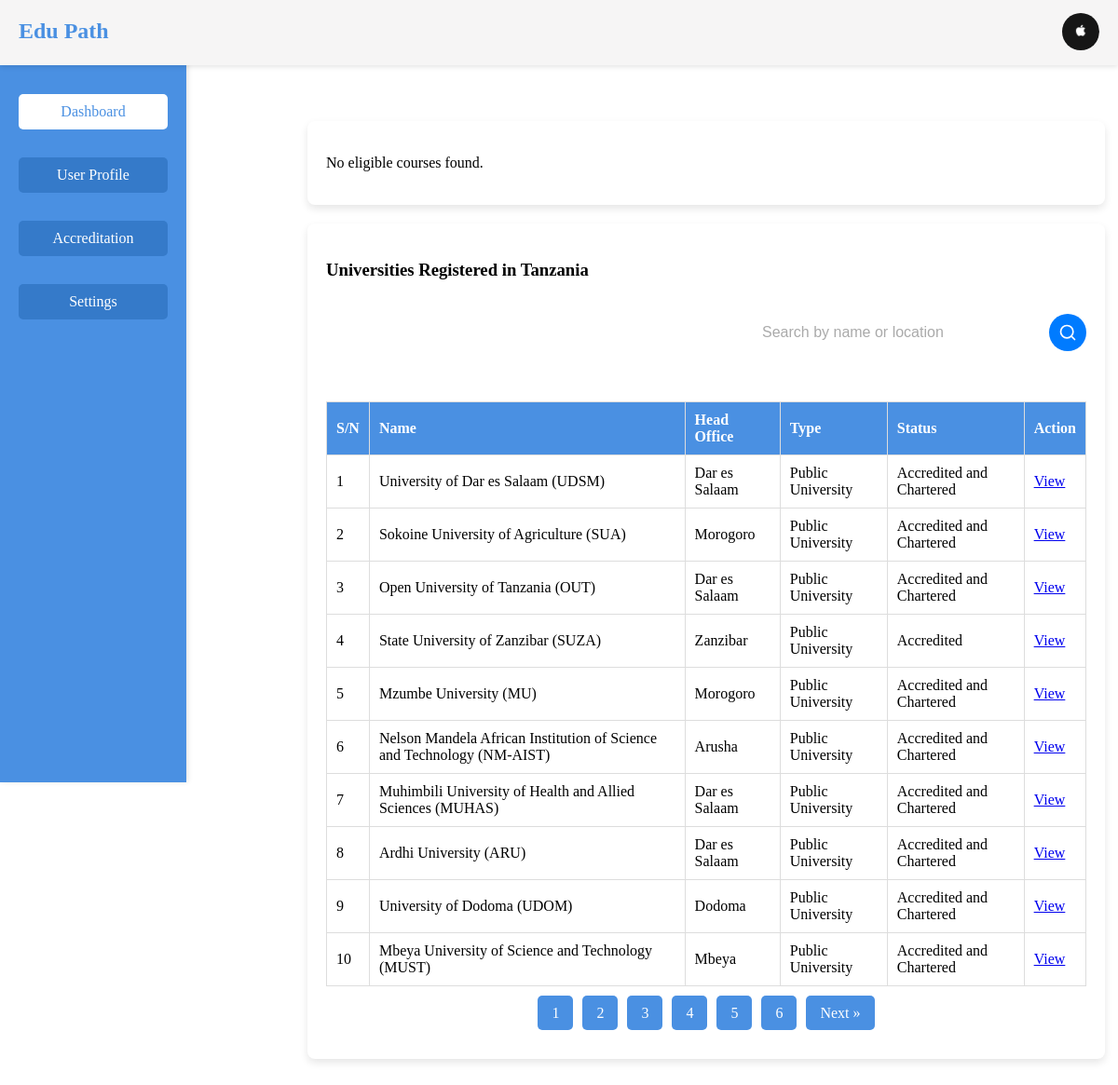
The page /dash.php (signed in) on the database its author committed.
### tables this page shows
CREATE TABLE `users` (
  `id` int(11) NOT NULL,
  `name` varchar(255) NOT NULL,
  `email` varchar(255) NOT NULL,
  `password` varchar(255) NOT NULL,
  `created_at` timestamp NOT NULL DEFAULT CURRENT_TIMESTAMP,
  `check` varchar(20) NOT NULL DEFAULT 'New',
  `phone` text NOT NULL,
  `profile_image` varchar(255) DEFAULT 'initial'
);

CREATE TABLE `universities` (
  `id` int(11) NOT NULL,
  `sn` varchar(10) DEFAULT NULL,
  `name` varchar(255) DEFAULT NULL,
  `head_office` varchar(255) DEFAULT NULL,
  `type` varchar(100) DEFAULT NULL,
  `status` varchar(100) DEFAULT NULL,
  `action` varchar(255) DEFAULT NULL
);

### dash.php (the view, shortened to what this page needs)
<?php
include('conn.php');
$user_id = $_SESSION['user_id'];
$query = "SELECT * FROM users WHERE id = ?";
$stmt = $conn->prepare($query);
$stmt->bind_param("i", $user_id);
$stmt->execute();
$result = $stmt->get_result();
$user = $result->fetch_assoc();
$query = "SELECT COUNT(*) as total FROM courses";
$result = $conn->query($query);
?>
<!DOCTYPE html>
<html lang="en">
<head>
    <link rel="stylesheet" href="style.css">
</head>
<body>
    <?php
include 'navbar.php';
?>
    <div class="sidebar">
        <h3>Edu Path</h3>
        <ul class="sidebar-menu">
        <li class="active"><a href="dash.php">Dashboard</a></li>
        <li><a href="home.php">User Profile</a></li>
        <li><a href="credit.php">Accreditation</a></li>
        <li><a href="set.php">Settings</a></li>
    </ul>
    </div>
    <div class="main-content">
        <div class="container" style="display: block; margin-top: -290px; margin-left: -400px; position: absolute;">
            <div class="card">
            <?php
$limit = 10;
$current_page = isset($_GET['page']) ? (int)$_GET['page'] : 1;
$offset = ($current_page - 1) * $limit;
$eligible_courses = [];
$paginated_courses = array_slice($eligible_courses, $offset, $limit);
if (!empty($paginated_courses)) {
    echo "<h3>Courses That You're Eligible For</h3>";
    echo "<table border='1' class='notifications-table'>";
    echo "<thead><tr><th>Program Name</th><th>University</th></tr></thead><tbody>";
    foreach ($paginated_courses as $course) {
        echo "<tr><td>" . htmlspecialchars($course['program_name']) . "</td>";
        echo "<td>" . htmlspecialchars($course['university_name']) . "</td></tr>";
    }
    echo "</tbody></table>";
} else {
    echo "<p>No eligible courses found.</p>";
}
?>
            </div>
            <div class="card ">
                <h3>Universities Registered in Tanzania</h3>
                <br>
                <form method="GET" action="" style="display: flex; justify-content: flex-end;">
                    <input type="search" class="search-input" name="search_query" id="search_query" placeholder="Search by name or location">
                    <button type="submit" class="search-button" >
                    <svg xmlns="http://www.w3.org/2000/svg" viewBox="0 0 24 24" fill="none" stroke="currentColor" stroke-width="2" stroke-linecap="round" stroke-linejoin="round">
                <circle cx="11" cy="11" r="8"></circle>
                <line x1="21" y1="21" x2="16.65" y2="16.65"></line>
            </svg></button>
                </form>
                <br>
                <br>
                    <br>
                <table class="notifications-table">
                    <thead>
                        <tr>
                            <th>S/N</th>
                            <th>Name</th>
                            <th>Head Office</th>
                            <th>Type</th>
                            <th>Status</th>
                            <th>Action</th>
                        </tr>
                    </thead>
                    <tbody>
                        <?php
                        $conn = new mysqli('localhost', 'mac', 'pass', 'Edupath_db');
                        $records_per_page = 10;
                        $current_page = isset($_GET['page']) ? max(1, intval($_GET['page'])) : 1;
                        $total_records_query = "SELECT COUNT(*) AS total FROM universities";
                        $total_records_result = $conn->query($total_records_query);
                        $total_records_row = $total_records_result->fetch_assoc();
                        $total_records = $total_records_row['total'];
                        $total_pages = ceil($total_records / $records_per_page);
                        $offset = ($current_page - 1) * $records_per_page;
                        $search_query = isset($_GET['search_query']) ? trim($_GET['search_query']) : '';
                        $query = "SELECT sn, name, head_office, type, status, action FROM universities";
                        if (!empty($search_query)) {
                            $query .= " WHERE name LIKE ? OR head_office LIKE ? ORDER BY sn ASC";
                            $stmt = $conn->prepare($query);
                            $search_param = "%" . $search_query . "%";
                            $stmt->bind_param("ss", $search_param, $search_param);
                            $stmt->execute();
                            $result = $stmt->get_result();
                        } else {
                            $query .= " ORDER BY CAST(sn AS UNSIGNED) ASC LIMIT $offset, $records_per_page";
                            $result = $conn->query($query);
                        }
                        if ($result && $result->num_rows > 0) {
                            while ($row = $result->fetch_assoc()) {
                                echo "<tr>";
                                echo "<td>" . htmlspecialchars($row['sn']) . "</td>";
                                echo "<td>" . htmlspecialchars($row['name']) . "</td>";
                                echo "<td>" . htmlspecialchars($row['head_office']) . "</td>";
                                echo "<td>" . htmlspecialchars($row['type']) . "</td>";
                                echo "<td>" . htmlspecialchars($row['status']) . "</td>";
                                echo "<td><a href='" . htmlspecialchars($row['action']) . "' target='_blank'>View</a></td>";
                                echo "</tr>";
                            }
                        } else {
                            echo "<tr><td colspan='6'>No results found.</td></tr>";
                        }
                        ?>
                    </tbody>
                </table>
                <div class="pagination">
        <?php
        for ($page = 1; $page <= $total_pages; $page++) {
            if ($page == $current_page) {
                echo "<a href='?page=$page&search_query=" . urlencode($search_query) . "' class='active'>$page</a>";
            } else {
                echo "<a href='?page=$page&search_query=" . urlencode($search_query) . "'>$page</a>";
            }
        }
        if ($current_page < $total_pages) {
            echo "<a href='?page=" . ($current_page + 1) . "&search_query=" . urlencode($search_query) . "'>Next &raquo;</a>";
        }
        ?>
    </div>
            </div>
            </div>
        </div>
</body>
</html>

### navbar.php (shortened to what this page needs)
<div class="header">
    <div class="logo">Edu Path</div>
    <div class="user-profile" id="userProfile">
        <div class="profile-picture" id="headerProfilePicture"
            style="background-color: <?php echo empty($user['profile_image']) || $user['profile_image'] === 'initial' ? '#4a90e2' : 'transparent'; ?>;">
            <?php if (!empty($user['profile_image']) && $user['profile_image'] !== 'initial'): ?>
                <img id="headerProfileImage" src="<?php echo htmlspecialchars($user['profile_image']); ?>"
                    alt="Profile Picture" style="display: block;" />
            <?php endif; ?>
        </div>
    </div>
</div>

### style.css (style rules this page uses)
html, body { height: 100%; margin: 0; display: flex; align-items: center; justify-content: center; }
.search-input { border: none; outline: none; font-size: 16px; color: #333; width: 300px; margin-right: 10px; }
.search-input::placeholder { color: #aaa; }
.search-button { border: none; background-color: #007BFF; color: white; font-size: 18px; border-radius: 50%; width: 40px; height: 40px; display: inline-flex; justify-content: center; align-items: center; cursor: pointer; transition: background-color 0.3s ease; }
.search-button svg { width: 20px; height: 20px; }
.container { margin-top: 70px; width: 107vh; margin: auto; padding: 20px; }
.sidebar { width: 20%; background-color: #4a90e2; color: #fff; height: 100vh; position: fixed; top: 0; left: 0; padding: 20px; }
.sidebar h3 { text-align: center; }
.main-content { margin-left: 22%; padding: 20px; }
.card { background-color: #fff; border-radius: 8px; box-shadow: 0 4px 8px rgba(0, 0, 0, 0.1); padding: 20px; margin-bottom: 20px; }
.user-profile { display: flex; align-items: center; gap: 20px; }
.user-profile img { border-radius: 50%; width: 100px; height: 100px; }
.notifications-table { width: 100%; border-collapse: collapse; }
.notifications-table th, .notifications-table td { border: 1px solid #ddd; padding: 10px; text-align: left; }
.notifications-table th { background-color: #4a90e2; color: #fff; }
.pagination { margin: 20px 0; text-align: center; }
.pagination a { margin: 0 5px; padding: 10px 15px; text-decoration: none; background-color: #4a90e2; color: #fff; border-radius: 5px; }
.sidebar { width: 20%; background-color: #4a90e2; color: #fff; height: 100vh; position: fixed; top: 0; left: 0; padding: 20px; box-shadow: 2px 0 5px rgba(0, 0, 0, 0.1); }
.sidebar h3 { text-align: center; margin-bottom: 20px; font-size: 1.5em; }
.sidebar-menu { list-style-type: none; padding: 0; margin: 0; }
.sidebar-menu li { margin: 10px 0; }
.sidebar-menu a { display: block; padding: 10px 15px; background-color: #357ac9; color: #fff; text-decoration: none; border-radius: 5px; text-align: center; font-size: 1em; transition: background-color 0.3s ease, box-shadow 0.3s ease; }
.user-profile { text-align: center; margin-bottom: 20px; }
.sidebar ul li.active a { background-color: #fff; color: #4a90e2; border-radius: 5px; }
.profile-picture { position: relative; width: 100px; height: 100px; margin: 0 auto; border-radius: 50%; overflow: hidden; background-color: #4a90e2; display: flex; align-items: center; justify-content: center; color: white; font-size: 2em; cursor: pointer; }
.profile-picture img { width: 100%; height: 100%; object-fit: cover; display: none; }
.header { position: fixed; top: 0; left: 0; right: 0; height: 50px; z-index: 1000; background-color: #f6f5f5; box-shadow: 0px 2px 5px rgba(0, 0, 0, 0.1); padding: 10px 20px; display: flex; justify-content: space-between; }
.header .logo { margin-top:10px ; font-size: 1.5em; font-weight: bold; color: #4a90e2; }
.header .user-profile { position: relative; display: flex; align-items: center; cursor: pointer; }
.header .user-profile img { width: 40px; height: 40px; border-radius: 50%; margin-left: 10px; }
.sidebar { width: 200px; background-color: #4a90e2; height: 100vh; position: fixed; top: 0; left: 0; padding: 20px 0; color: #fff; }
.sidebar ul { list-style: none; }
.sidebar ul li { padding: 10px 20px; cursor: pointer; }
.sidebar ul li a { text-decoration: none; color: #fff; display: block; }
.main-content { margin-left: 220px; padding: 20px; }
#headerProfilePicture { font-size: 19px; background-color: #4a90e2; size: 20px; height: 50px; width: 50px; margin-top: 17px; }

### rows shown on the page
users: profile_image (picture)
universities: sn "1", name "University of Dar es Salaam (UDSM)", head_office "Dar es Salaam", type "Public University", status "Accredited and Chartered"
universities: sn "2", name "Sokoine University of Agriculture (SUA)", head_office "Morogoro", type "Public University", status "Accredited and Chartered"
universities: sn "3", name "Open University of Tanzania (OUT)", head_office "Dar es Salaam", type "Public University", status "Accredited and Chartered"
universities: sn "4", name "State University of Zanzibar (SUZA)", head_office "Zanzibar", type "Public University", status "Accredited"
universities: sn "5", name "Mzumbe University (MU)", head_office "Morogoro", type "Public University", status "Accredited and Chartered"
universities: sn "6", name "Nelson Mandela African Institution of Science and Technology (NM-AIST)", head_office "Arusha", type "Public University", status "Accredited and Chartered"
universities: sn "7", name "Muhimbili University of Health and Allied Sciences (MUHAS)", head_office "Dar es Salaam", type "Public University", status "Accredited and Chartered"
universities: sn "8", name "Ardhi University (ARU)", head_office "Dar es Salaam", type "Public University", status "Accredited and Chartered"
universities: sn "9", name "University of Dodoma (UDOM)", head_office "Dodoma", type "Public University", status "Accredited and Chartered"
universities: sn "10", name "Mbeya University of Science and Technology (MUST)", head_office "Mbeya", type "Public University", status "Accredited and Chartered"
